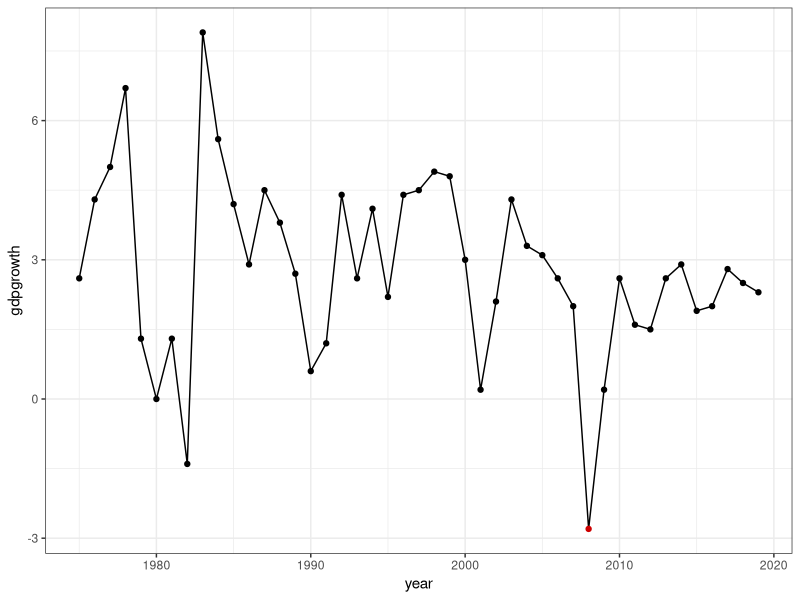
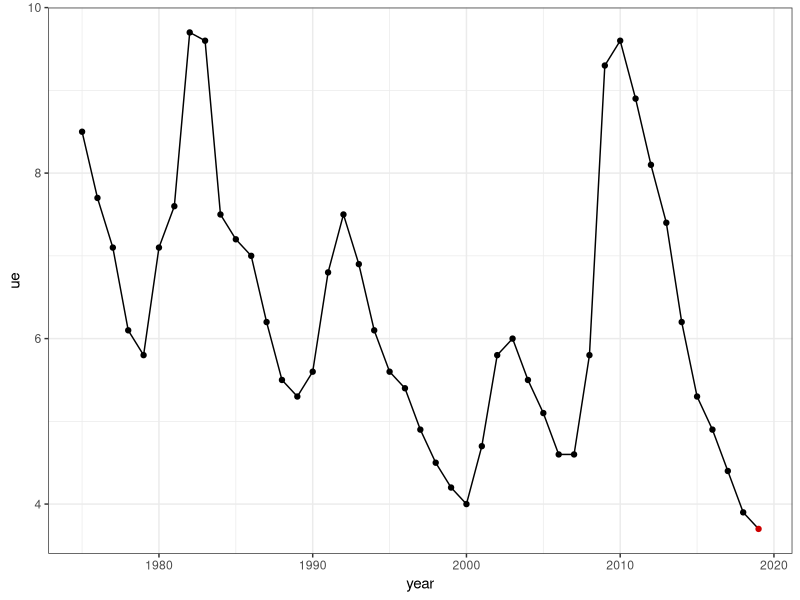
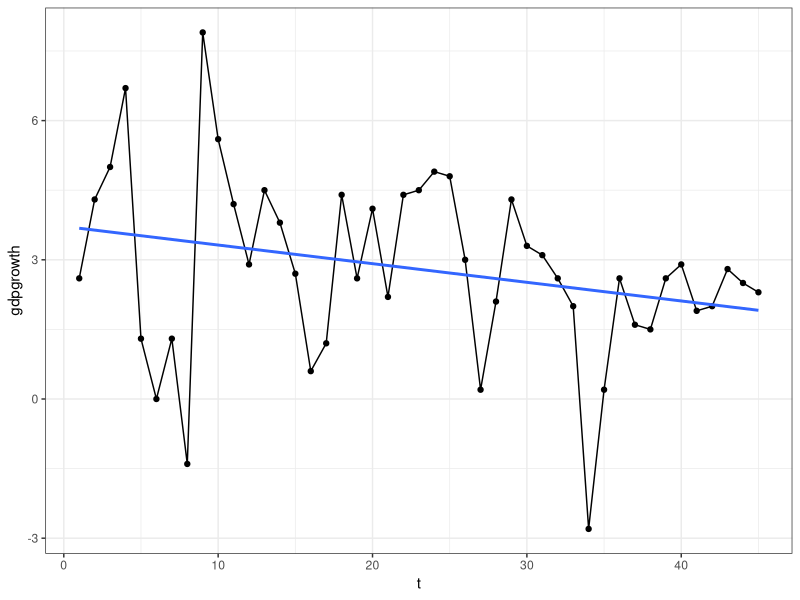

Source code (R) for these figures, in order:
library(ggplot2)
library(ggthemes)
library(dplyr)

tableb1 = read.csv("GDPdata.csv")[,-1]
tableb27 = read.csv("Unemployment.csv")[,-1]

#1a
USeconomy = cbind.data.frame(year = tableb1$Yr, gdpgrowth = tableb1$GDP, ue = tableb27$Unemployment.Rate)

#1b 
USeconomy$min = ifelse(USeconomy$gdpgrowth == min(USeconomy$gdpgrowth), "Min", "N")
USeconomy %>% ggplot(aes(x = year, y = gdpgrowth)) + geom_line() + theme_bw() + 
  geom_point(aes(color = min)) + theme(legend.position = "none") + scale_color_manual(values = c("red3", "black"))

"The minimum GDP growth is -2.8% and it happened in 2008"

#1c 
USeconomy$minUE = ifelse(USeconomy$ue == min(USeconomy$ue), "Min", "N")
USeconomy %>% ggplot(aes(x = year, y = ue)) + geom_line() + theme_bw() + 
  geom_point(aes(color = minUE)) + theme(legend.position = "none") + scale_color_manual(values = c("red3", "black"))

"The minimum unemployment rate is 3.7% and it happened in 2019"

#1d 
USeconomy$t <- seq(1, nrow(USeconomy))
USeconomy = USeconomy %>% select(t, year, gdpgrowth, ue)
model <- lm(gdpgrowth ~ t, data = USeconomy)
summary(model)

USeconomy %>% ggplot(aes(x = t, y = gdpgrowth)) + geom_line() + theme_bw() + 
  geom_point() + theme(legend.position = "none") + 
  scale_color_manual(values = c("red3", "black")) + geom_smooth(method = "lm", formula = "y~x", se = F) 

"The intercept coefficient is 3.71980 "
"The slope coefficient is -0.04108. This measures the change in gdp growth from one period to the next. So if t increases by
one unit (one year), gdp growth will decrease by 0.04%" 


